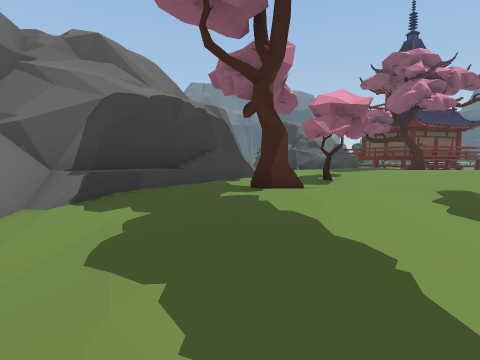
View 1 (above)

24 first-person views from a walk through a 3-D level made in the Unity game engine. The camera is 1.4 m above the floor, tilts 4° down and sees 80° across. The floor is counted in squares, 2 m on a side. Each view is taken from the middle of a square. On the plan, view 1 faces up. The plan holds only what a view shows up to about 10 squares ahead; the rest is blank. The place goes on beyond the plan. Door leaves are left out, so doorways stand open.

View 2
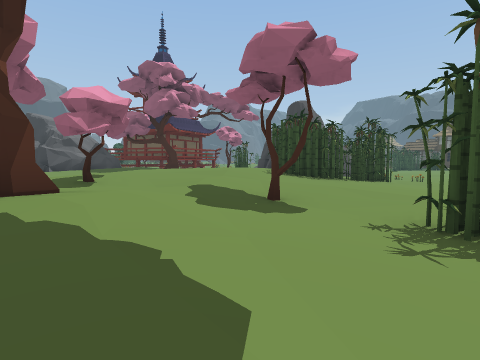

View 3
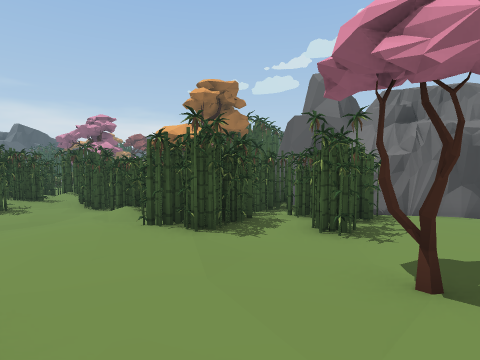

View 4
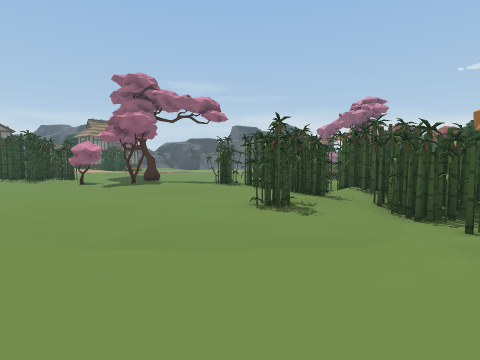

View 5
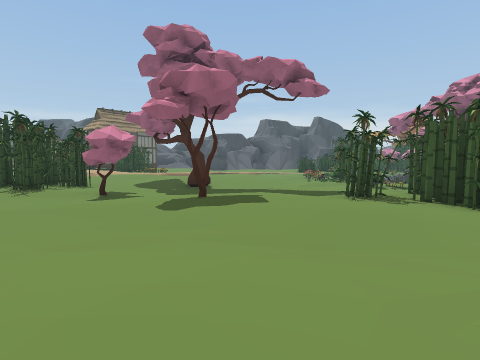

View 6
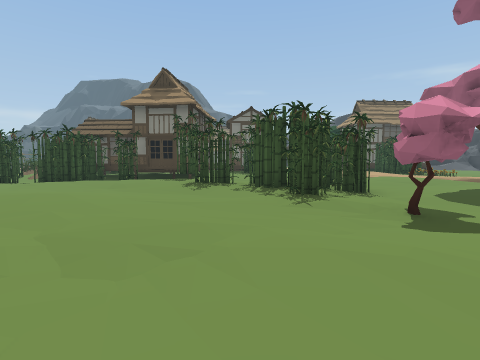

View 7
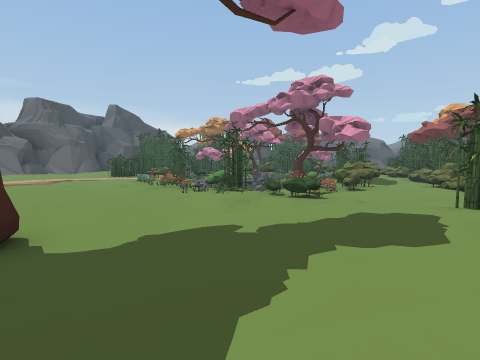

View 8
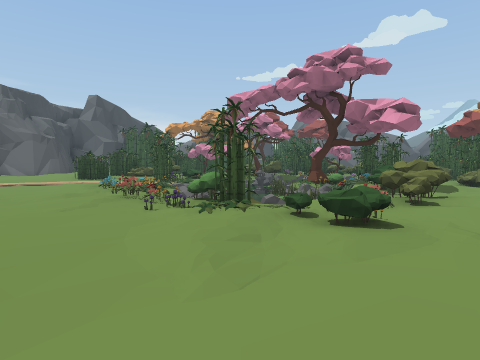

View 9
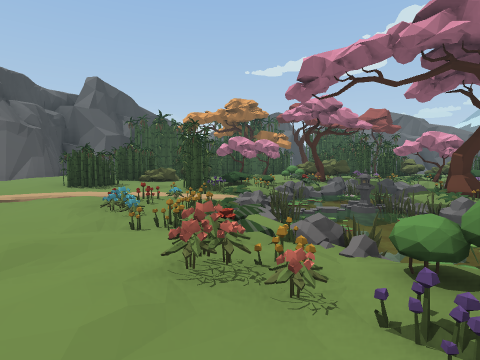

View 10
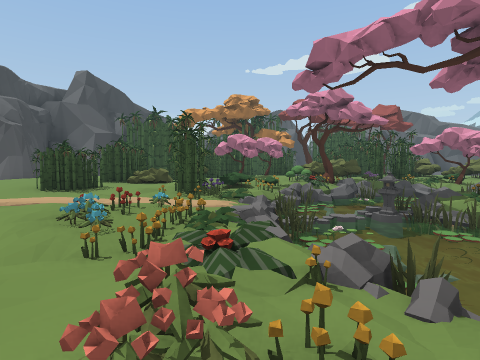

View 11
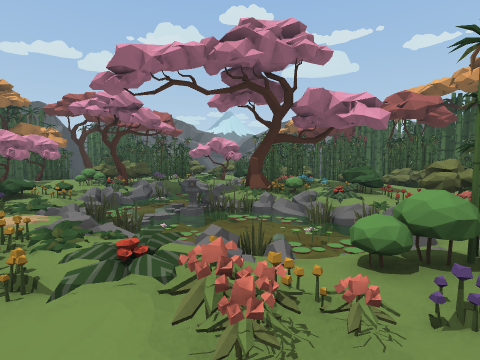

View 12
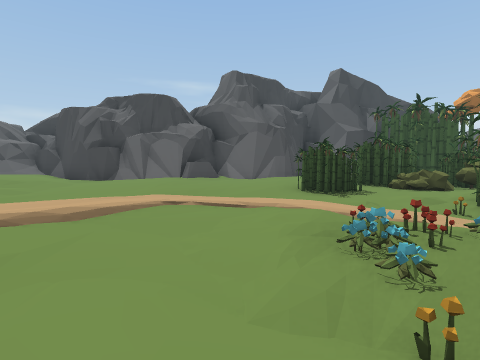

View 13
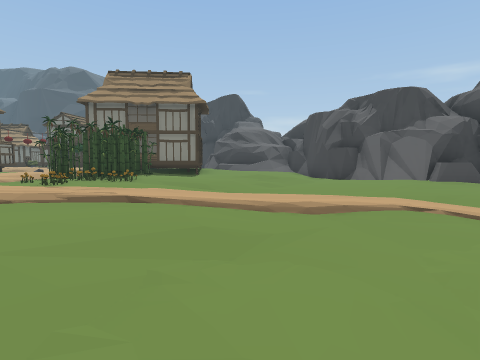

View 14
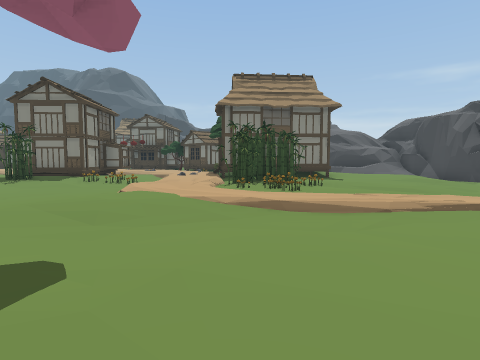

View 15
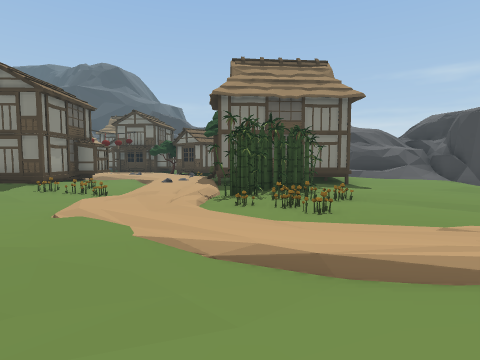

View 16
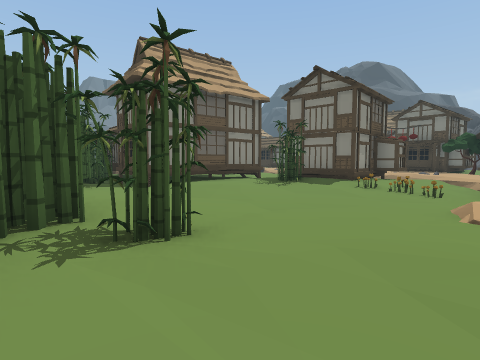

View 17
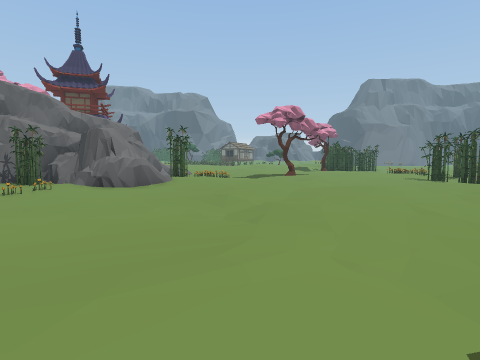

View 18
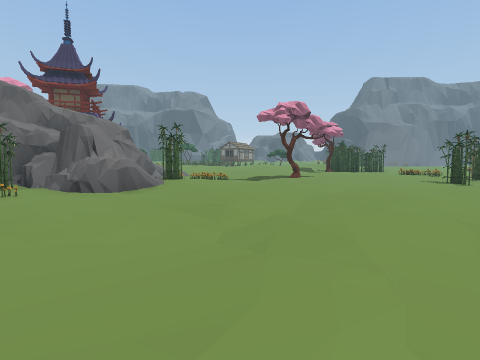

View 19
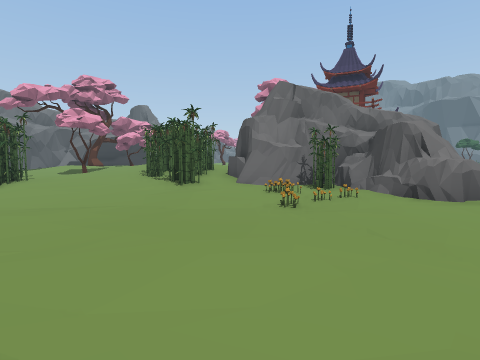

View 20
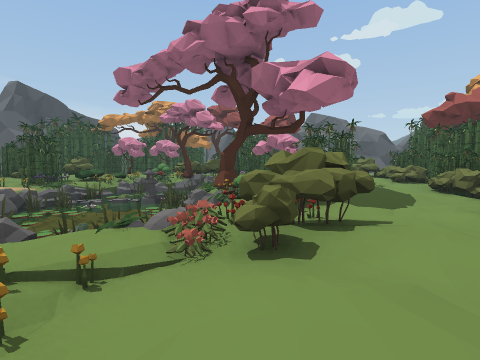

View 21
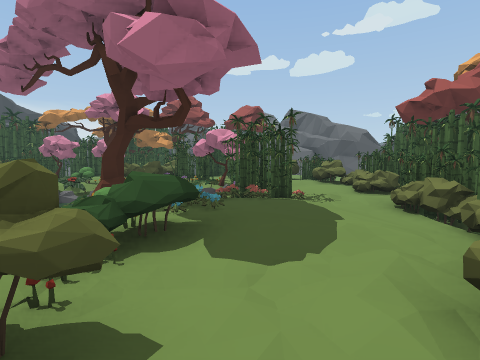

View 22
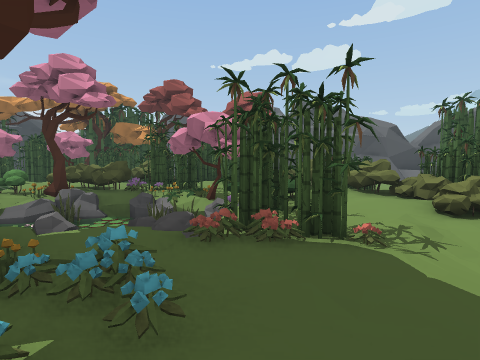

View 23
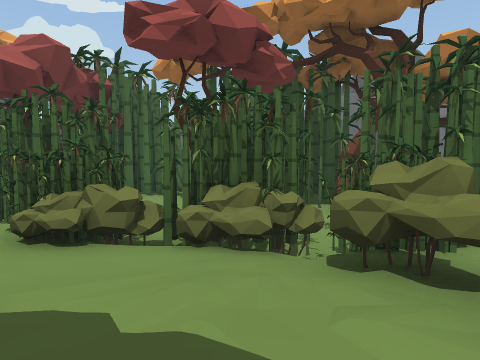

View 24
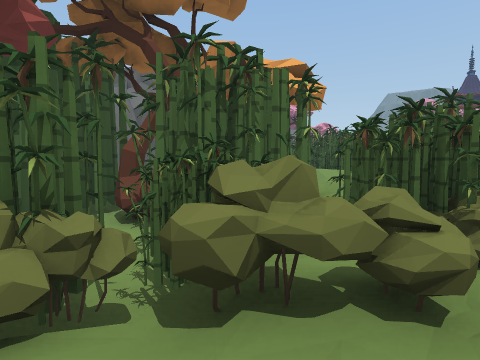

### Floor plan
Key: @ floor where view 1 was taken; # wall or solid block; . main floor; : floor 0.25 m higher than the main floor; - floor 0.25 m lower than the main floor; + floor 0.5 m higher than the main floor; _ floor 0.5 m lower than the main floor; * floor 0.75 m higher than the main floor; < floor 0.75 m lower than the main floor; % floor 1 m higher than the main floor; ( floor 1 m lower than the main floor; & floor 1.25 m higher than the main floor; ! floor 1.25 m lower than the main floor; / step, stairs or slope; = window, fence, low wall or low ledge; ≈ water the walk keeps out of; ^ raised ledge; T tree; B bush; P plant; F flower; O other object.
Columns run from 3 left of view 1 to 33 right of it. Each row starts with its distance up from view 1.
  9                   #O .-.....OO
  8    #              #O:.....---O
  7    #%%%&&      #####:...---.OO
  6   ##%T%&&%& ## O###..........O^
  5 ### TT%%&%OOO##OO//.........OO#
  4 #=*TT****OOOO+:O........:..:..#
  3 =+**%*+T*++OOO:.O.........::O.#####
  2  /+**++:+++::.......--....OO......
  1   :+++:O::::..............OO.-...O#
  0    @::OOOO::.-..........OOOO....OO##
 -1    .:OOOOOO.-.........-TOOOO.---.O..O
 -2   #### OO OO-.OO..::T.----OOO.--.O/..
 -3        OO OO--O...::..----.....--O-//
 -4       #OO O OOOOO.O...--T.-..:::::+::
 -5       #     OOOOOOO.---TT....:::O::#
 -6              OOOOOO.----.....:..OOO#
 -7              OO O-------....:.OOOOO#
 -8             :+  /-_-B---....:../OOO#
 -9             ##O ---BBOP---.....-...#
-10        ##!####OB-FB-_OB----...-.....:
-11        ######OBB-BFPPBBF----.---....:
-12         ## !OBB__BPOOPPPO__-.----.../
-13            TOB_--BPP≈≈≈PFO--------..#
-14            TBB_-FFOP≈≈PPOFO-------###
-15         #( OOB_-FFTOP≈P_F-----...##
-16         #<OOO_FOFOOO≈≈PPO_-----.##
-17          TOOBB_OOO ≈≈OOBO--OO--=^#
-18            OB--OTOOP≈POBOO-O-.###
-19           OOOB--TOO_TBO -BOO .##
-20        TT OO BO-_OOFTB- BBOO  #
-21              OO  -OBBBTT OO

Where each view was taken, in squares from view 1:
view 1: 0 up, 0 right, facing up
view 2: 0 up, 0 right, facing up-right
view 3: 5 up, 5 right, facing down
view 4: 2 up, 8 right, facing down-right
view 5: 1 up, 13 right, facing down-right
view 6: 1 up, 16 right, facing right
view 7: 2 down, 18 right, facing down
view 8: 5 down, 18 right, facing down
view 9: 9 down, 20 right, facing down
view 10: 10 down, 20 right, facing down
view 11: 10 down, 21 right, facing down-left
view 12: 11 down, 21 right, facing down-right
view 13: 11 down, 21 right, facing right
view 14: 6 down, 21 right, facing right
view 15: 6 down, 23 right, facing right
view 16: 4 down, 23 right, facing up-right
view 17: 2 down, 18 right, facing up
view 18: 1 down, 18 right, facing up
view 19: 1 down, 16 right, facing up-left
view 20: 8 down, 15 right, facing down
view 21: 10 down, 13 right, facing down
view 22: 13 down, 13 right, facing down
view 23: 13 down, 13 right, facing left
view 24: 13 down, 12 right, facing up-left
